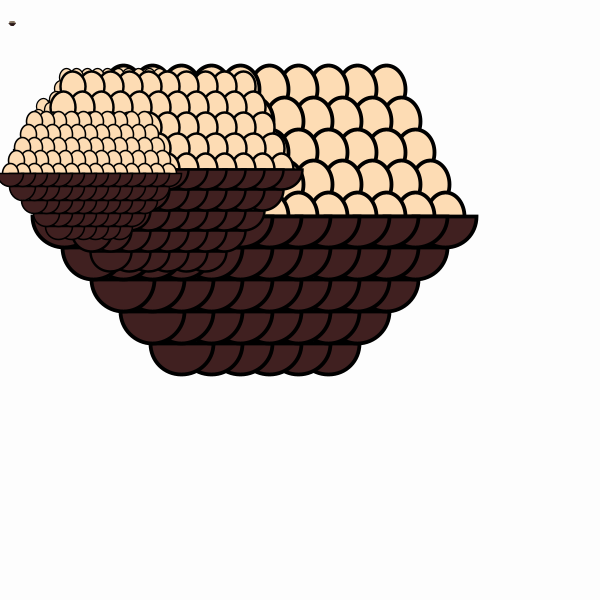
Frame 1 (no input)
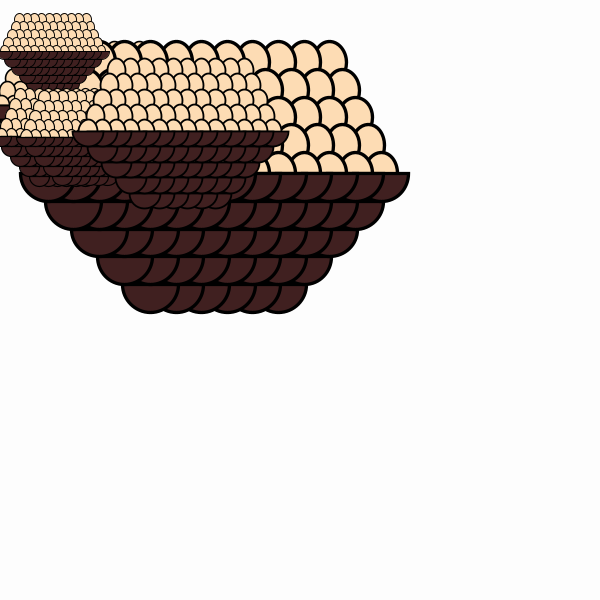
Frame 2 (the mouse pressed at the canvas centre, redrawn once)

The Processing sketch that drew these frames (run headless with seeded random() and noise(); the mouse was pressed at the canvas centre and the sketch redrawn once):

// Processing sketch: code_4
// ── code_4.pde
// lastname / achternaam:stander
// firstname / voornaam:ryan
// class / klas:m
// student number/nummer:477316

color black    = color( 0 );
color eggBrown = color( 253, 220, 180 );
color brown    = color(  64,  32,  32 );
color offWhite = color( 253, 253, 253 );
color white    = color( 253 );
void setup() {
   size(600,600);
   strokeWeight(2);
}

void draw() {
    background( offWhite );
    for (int i=0;i<6;i++){
    drawChocolate(random(100),random(100),random(400));
    }
    
    noLoop();
}
void drawChocolate(float x,float y, float size){
 stroke(black);
    strokeWeight(size / 100);
    for ( int i = 4 ; i >= 0 ; i-- ) {
        // row of eggs
        fill( eggBrown );
        for ( int j = 13 - i ; j >= 0; j-- ) {
            ellipse( x + j * size / 13 + i * size / 26, y + size / 2 - i * size / 12 , size / 10, size / 8 );
        }
       // basket
        fill( brown );
        for ( int j = 13-i ; j >= i ; j-- ) {
            arc( x + j * size / 13,  y + size / 2 + i * size / 12, size / 6, size / 6 , 0, PI, CHORD );
        }
    }
     
}
